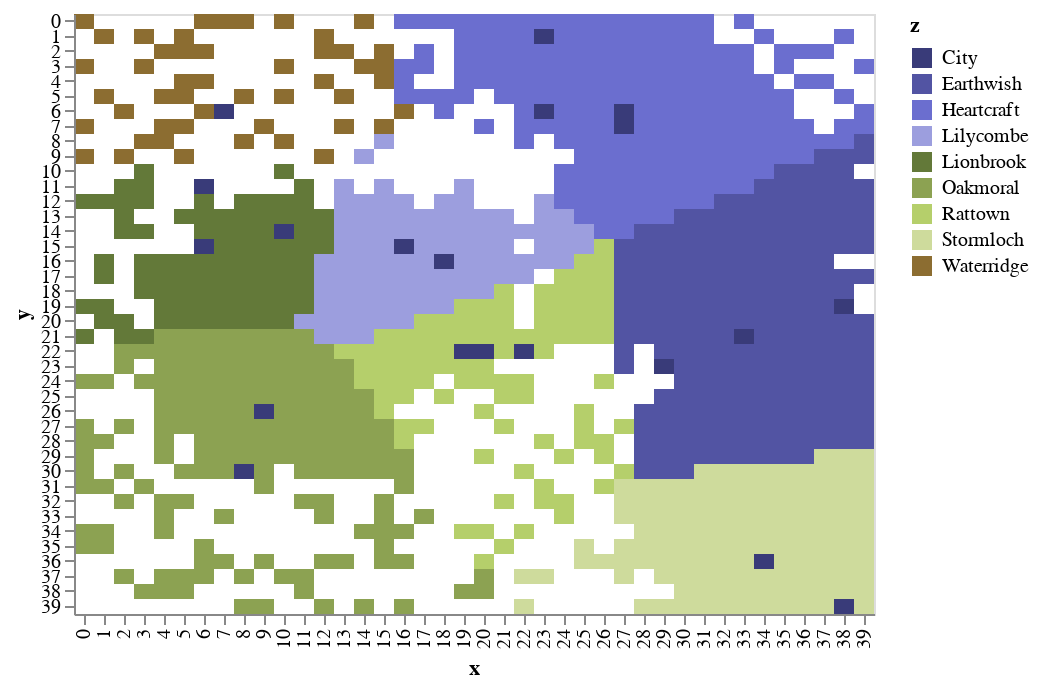

The cell this chart's notebook holds for it:
### Code cell
draw.drawboarders(world.df_features)

### Figure 1 — Vega-Lite specification as saved in the notebook (floating-point values rounded to 4 significant figures; data arrays with more than 128 entries replaced by an {"elided": "..."} marker saying what was removed)
{"$schema": "https://vega.github.io/schema/vega-lite/v2.6.0.json", "config": {"view": {"height": 300, "width": 400}}, "data": {"name": "data-d33888d8c24d907af34b45e26bf3a403"}, "datasets": {"data-d33888d8c24d907af34b45e26bf3a403": {"elided": "1066 records"}}, "encoding": {"color": {"field": "z", "scale": {"scheme": "category20b"}, "type": "nominal"}, "tooltip": [{"field": "terrain", "type": "nominal"}, {"field": "feature", "type": "nominal"}, {"field": "nation", "type": "nominal"}], "x": {"field": "x", "type": "ordinal"}, "y": {"field": "y", "type": "ordinal"}}, "mark": "rect"}
